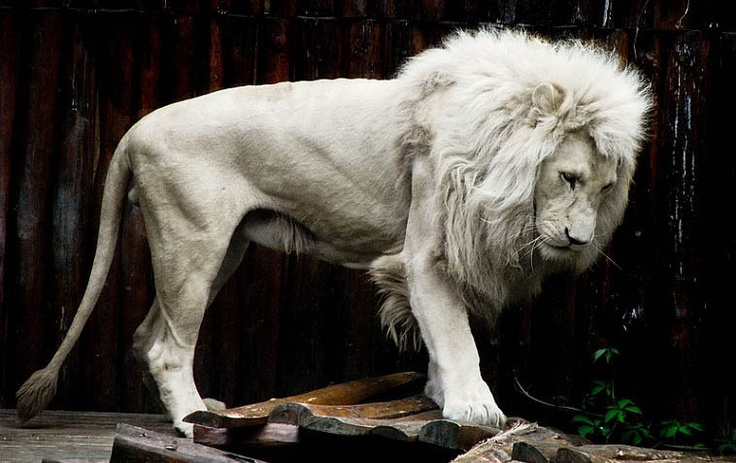
#> input picture image_processing/5_img_segmentation/lion.jpg, 736 x 463 px
$ python threshImage.py
#> lines starting #> are read from the running program, lines starting #| are printed output that depends on the picture; after the words box and inside, x2 and y2 are one past the last pixel; in counts of white or black regions, pixels touching at a corner belong together

############################################
## Import OpenCV
import numpy
import cv2
############################################

############################################
## Read the image
img = cv2.imread('lion.jpg')
#> img is the input picture: shape (463, 736, 3); mean B, G, R 61.6, 67.7, 71.9
############################################

############################################
## Do the processing
gray = cv2.cvtColor(img, cv2.COLOR_BGR2GRAY)
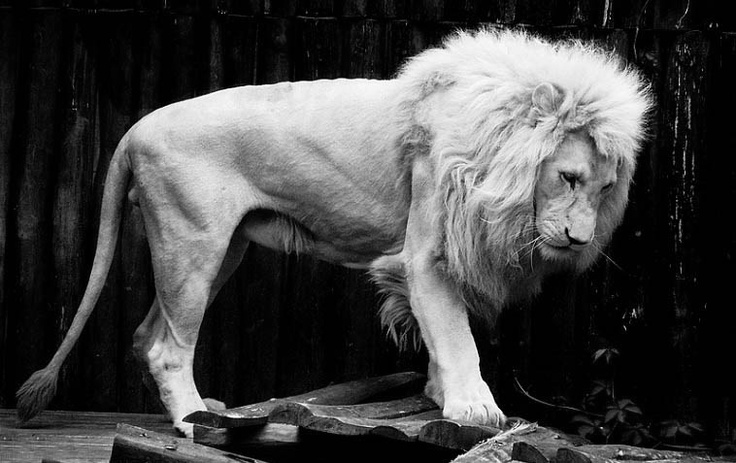
#> gray: shape (463, 736); min 0, max 255, mean 68.3
ret,thresh1 = cv2.threshold(gray,127,255,cv2.THRESH_BINARY)
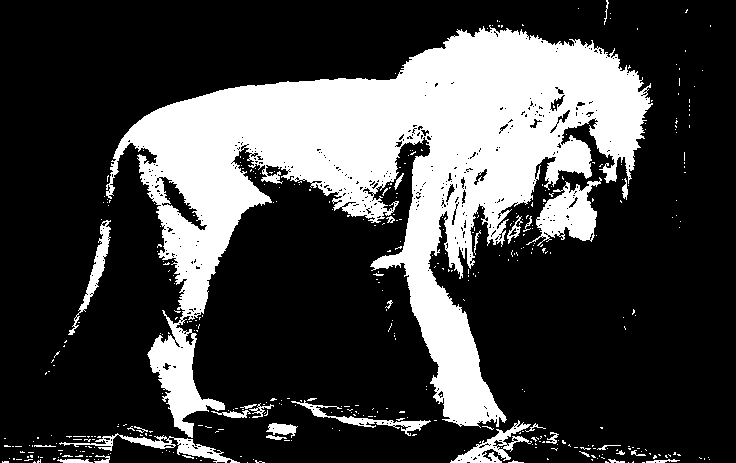
#> thresh1: shape (463, 736); 26.4% white; 424 white regions (391 under 20 px), largest, box (x1, y1, x2, y2) and area: (106, 25, 653, 438) 80684, (526, 177, 602, 246) 2386, (59, 433, 240, 463) 1172
ret,thresh2 = cv2.threshold(gray,127,255,cv2.THRESH_BINARY_INV)
ret,thresh3 = cv2.threshold(gray,127,255,cv2.THRESH_TRUNC)
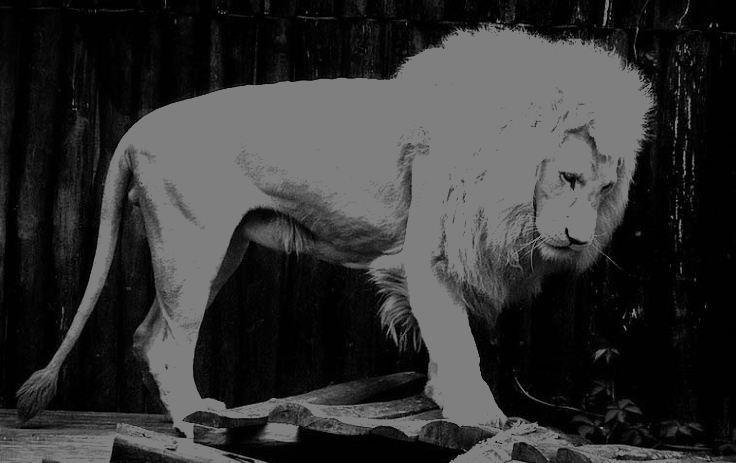
#> thresh3: shape (463, 736); min 0, max 127, mean 51.5
ret,thresh4 = cv2.threshold(gray,127,255,cv2.THRESH_TOZERO)
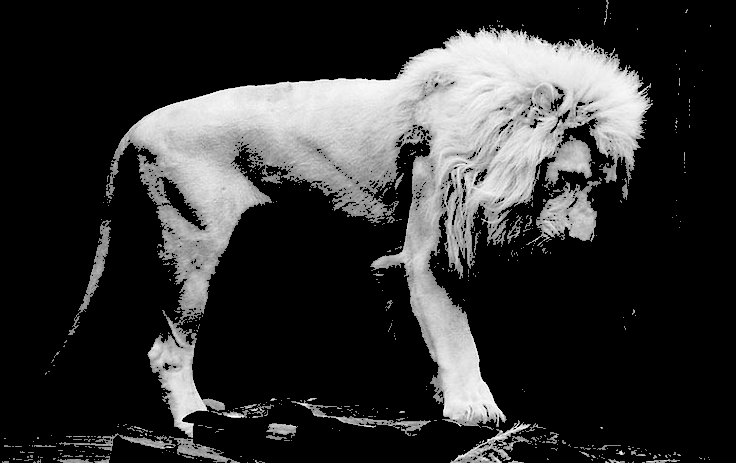
#> thresh4: shape (463, 736); min 0, max 255, mean 50.3
ret,thresh5 = cv2.threshold(gray,127,255,cv2.THRESH_TOZERO_INV)
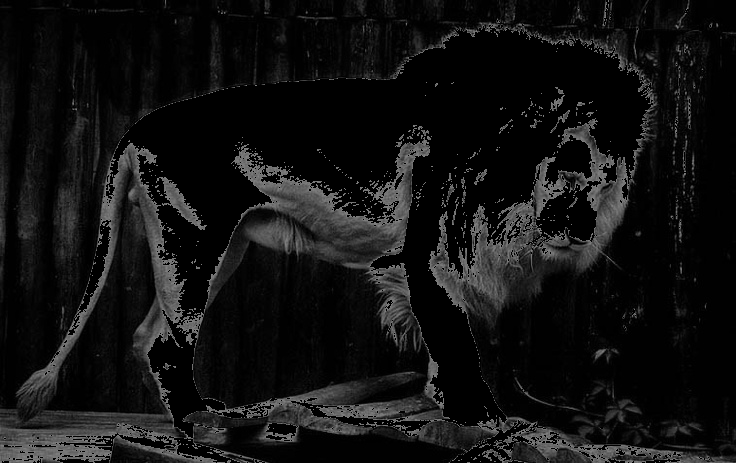
#> thresh5: shape (463, 736); min 0, max 127, mean 18
############################################

############################################
## Show the image
cv2.imshow('image - thresh1',thresh1)
cv2.imshow('image - thresh2',thresh2)
cv2.imshow('image - thresh3',thresh3)
cv2.imshow('image - thresh4',thresh4)
cv2.imshow('image - thresh5',thresh5)
cv2.imshow('image',img)
############################################

############################################
## Close and exit
cv2.waitKey(0)
cv2.destroyAllWindows()
############################################
